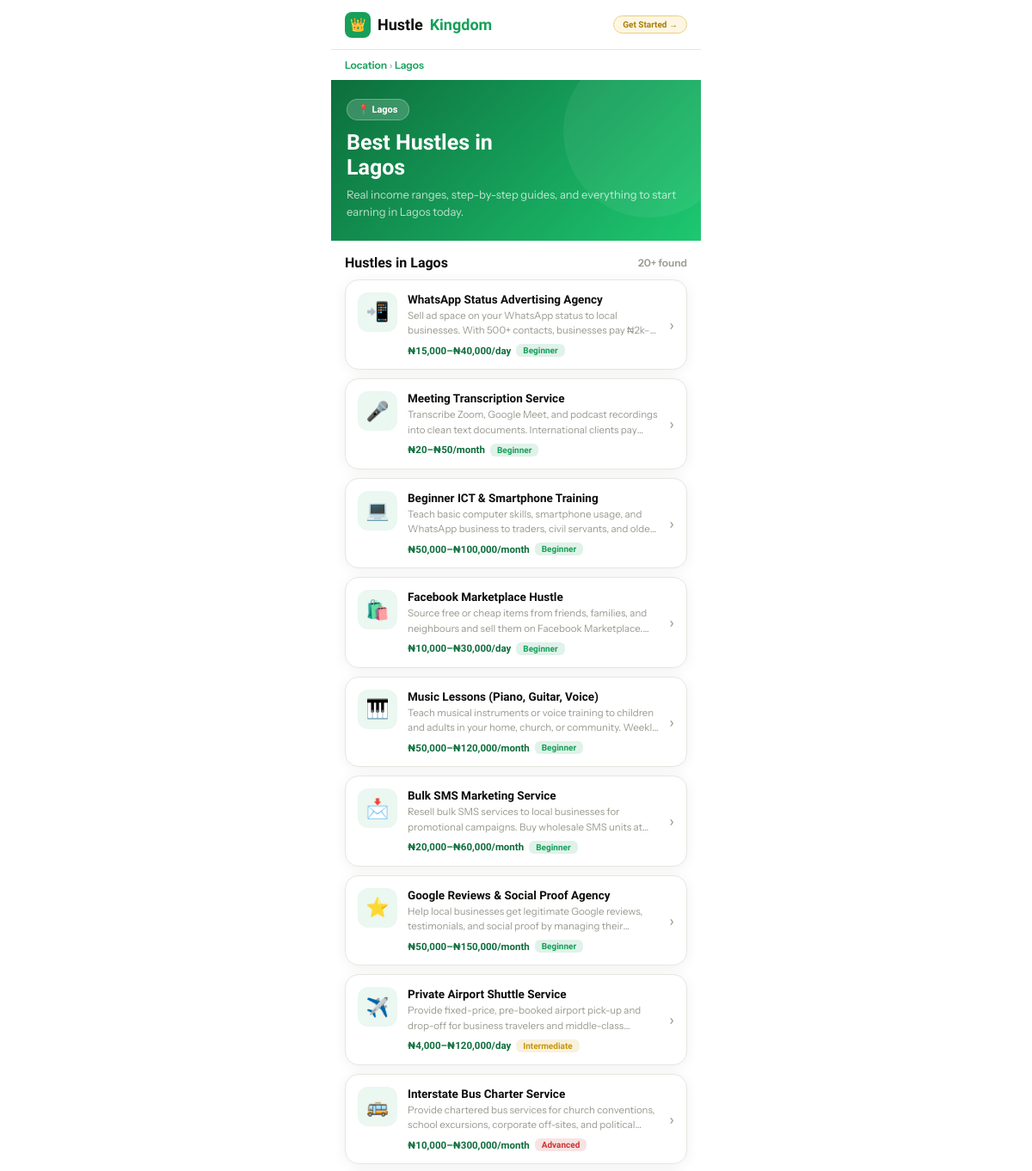
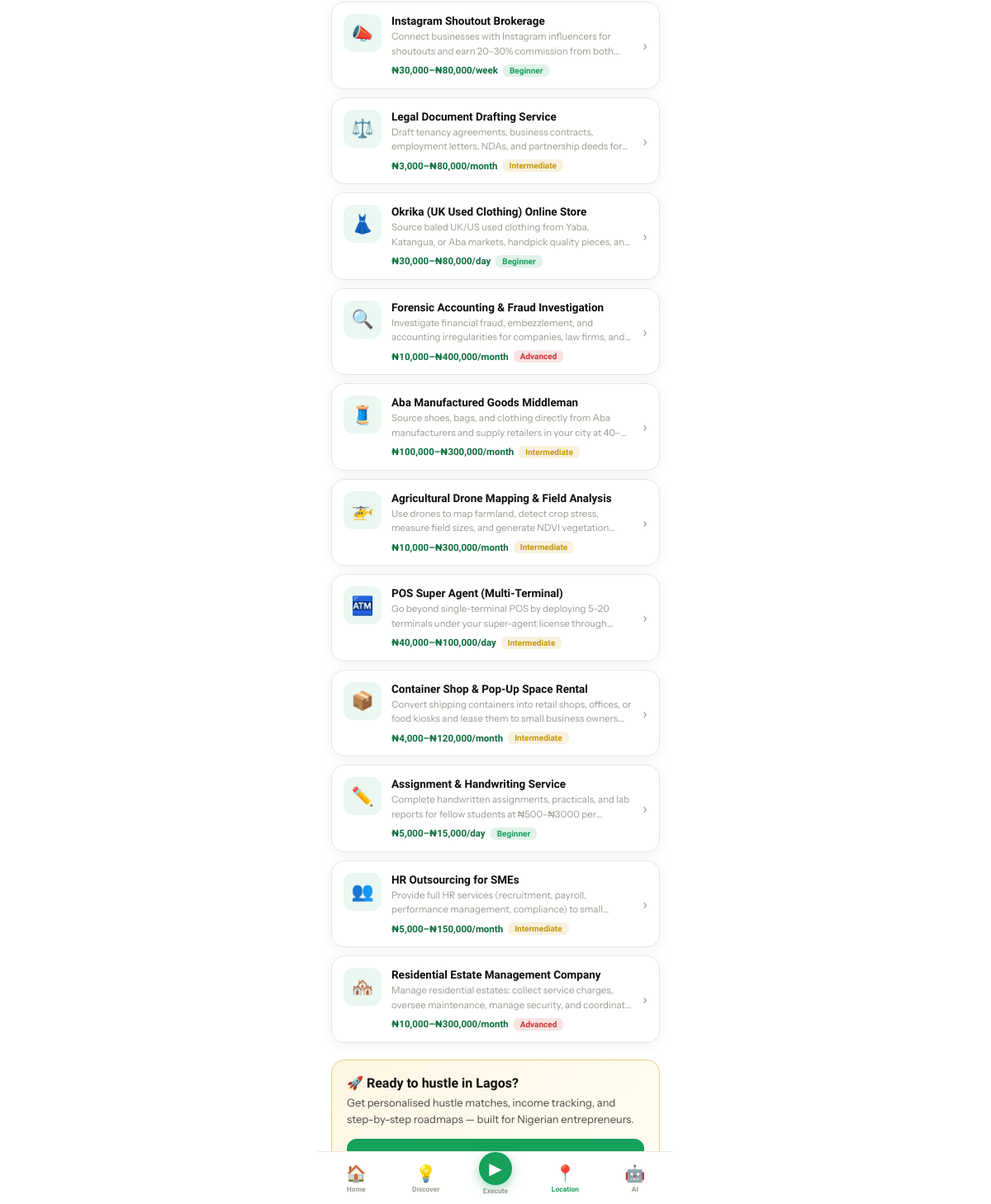
The app's page /location/lagos with its own data (2 pictures, top to bottom).
### tables this page shows
CREATE TABLE IF NOT EXISTS `hustles` (
  `id`              INT UNSIGNED     NOT NULL AUTO_INCREMENT,
  `name`            VARCHAR(150)     NOT NULL,
  `slug`            VARCHAR(191)     NOT NULL,
  `emoji`           VARCHAR(10)      NOT NULL DEFAULT '💼',
  `category`        VARCHAR(50)      NOT NULL,
  `description`     TEXT             NOT NULL,
  `income_min`      INT UNSIGNED     NOT NULL DEFAULT 0,
  `income_max`      INT UNSIGNED     NOT NULL DEFAULT 0,
  `income_period`   ENUM('day','week','month') NOT NULL DEFAULT 'month',
  `difficulty`      ENUM('beginner','intermediate','advanced') NOT NULL DEFAULT 'beginner',
  `capital_needed`  INT UNSIGNED     NOT NULL DEFAULT 0,
  `skills_needed`   JSON             DEFAULT NULL,
  `location_tags`   JSON             DEFAULT NULL,    
  `steps`           JSON             DEFAULT NULL,    
  `is_featured`     TINYINT(1)       NOT NULL DEFAULT 0,
  `is_active`       TINYINT(1)       NOT NULL DEFAULT 1,
  `view_count`      INT UNSIGNED     NOT NULL DEFAULT 0,
  `save_count`      INT UNSIGNED     NOT NULL DEFAULT 0,
  `created_at`      DATETIME         NOT NULL DEFAULT CURRENT_TIMESTAMP,
  `updated_at`      DATETIME         NOT NULL DEFAULT CURRENT_TIMESTAMP ON UPDATE CURRENT_TIMESTAMP,
  PRIMARY KEY (`id`),
  UNIQUE KEY `uq_slug`      (`slug`),
  KEY `idx_category`        (`category`),
  KEY `idx_featured`        (`is_featured`),
  KEY `idx_difficulty`      (`difficulty`),
  FULLTEXT KEY `ft_search`  (`name`, `description`)
);

### core/Auth.php (called while the page is built, shortened)
<?php
require_once dirname(__DIR__) . '/core/DB.php';
class Auth {
    private static ?array $cachedUser = null;
    public static function isLoggedIn(): bool {
        return isset($_SESSION['hk_uid']);
    }
    public static function user(): ?array {
        if (!self::isLoggedIn()) return null;
        $user = DB::one(
            'SELECT id, name, email, phone, city, state, avatar_emoji,
                    is_pro, pro_expires_at, ref_code, streak_count,
                    streak_last_date, created_at
             FROM users WHERE id = :id AND is_active = 1 LIMIT 1',
            [':id' => self::id()]
        );
        self::$cachedUser = $user ?: null;
        return self::$cachedUser;
    }
    public static function isPro(): bool {
        $user = self::user();
        if (!$user) return false;
        return strtotime($user['pro_expires_at']) > time();
    }
}

### core/DB.php (called while the page is built, shortened)
<?php
class DB {
    private static ?PDO $instance = null;
    public static function get(): PDO {
        if (self::$instance === null) {
            $dsn = sprintf(
                'mysql:host=%s;port=%d;dbname=%s;charset=%s',
                DB_HOST, DB_PORT, DB_NAME, DB_CHARSET
            );
            try {
                self::$instance = new PDO($dsn, DB_USER, DB_PASS, [
                    PDO::ATTR_ERRMODE            => PDO::ERRMODE_EXCEPTION,
                    PDO::ATTR_DEFAULT_FETCH_MODE => PDO::FETCH_ASSOC,
                    PDO::ATTR_EMULATE_PREPARES   => false,
                    PDO::ATTR_PERSISTENT         => false,
                ]);
            } catch (PDOException $e) {
                if (APP_DEBUG) {
                    throw new RuntimeException('DB connection failed: ' . $e->getMessage());
                }
                http_response_code(503);
                die(json_encode(['error' => 'Service temporarily unavailable.']));
            }
        }
        return self::$instance;
    }
    public static function query(string $sql, array $params = []): array {
        $stmt = self::get()->prepare($sql);
        $stmt->execute($params);
        return $stmt->fetchAll();
    }
}

### pages/location.php (the view, shortened to what this page needs)
<?php
require_once HK_ROOT . '/core/DB.php';
require_once HK_ROOT . '/core/Auth.php';
$user  = Auth::isLoggedIn() ? Auth::user() : null;
$isPro = Auth::isPro();
$rawState = trim($_GET['state'] ?? '');
$rawCity  = trim($_GET['city']  ?? '');
$state = ucwords(str_replace('-', ' ', $rawState));
$city  = ucwords(str_replace('-', ' ', $rawCity));
$isStatePage = !empty($state) && isset($STATES[$state]);
$statehustles = [];
$locationLabel = $state ?: 'Nigeria';
if ($isStatePage) {
    $locationLabel = $city && $city !== $state ? "$city, $state" : $state;
    try {
        $statehustles = DB::query(
            "SELECT id, name, slug, emoji, category, description,
                    income_min, income_max, income_period, difficulty,
                    skills_needed, capital_needed, location_tags, is_featured
             FROM hustles
             WHERE is_active = 1
               AND (
                   JSON_CONTAINS(location_tags, :state)
                   OR JSON_CONTAINS(location_tags, '\"Online\"')
                   OR JSON_CONTAINS(location_tags, '\"All Nigeria\"')
               )
             ORDER BY is_featured DESC, save_count DESC
             LIMIT 20",
            [':state' => json_encode($state)]
        );
    } catch (\Exception $e) {
        try {
            $statehustles = DB::query("SELECT id, name, slug, emoji, category, description, income_min, income_max, income_period, difficulty, capital_needed FROM hustles WHERE is_active=1 ORDER BY is_featured DESC, save_count DESC LIMIT 20", []);
        } catch (\Exception $e2) { $statehustles = []; }
    }
}
function stateSlug(string $name): string {
    return strtolower(str_replace([' ', '(', ')'], ['-', '', ''], $name));
}
function diffColorLoc(string $d): string {
    return match($d) { 'beginner'=>'#16a05a', 'intermediate'=>'#c8960a', 'advanced'=>'#cc3333', default=>'#9a9a92' };
}
function incomeRangeLoc(array $h): string {
    $min = number_format((int)($h['income_min'] ?? 0));
    $max = number_format((int)($h['income_max'] ?? 0));
    return "₦{$min}–₦{$max}/" . ($h['income_period'] ?? 'month');
}
?>
<!DOCTYPE html>
<html lang="en">
<head>
</head>
<body>
<nav class="topnav">
  <a href="<?= APP_URL ?>/" class="nav-brand">
    <div class="nav-logo-box">👑</div>
    Hustle<em>Kingdom</em>
  </a>
  <div class="nav-r">
    <?php if ($user): ?>
      <?php if ($isPro): ?><span class="pro-chip">⭐ PRO</span><?php else: ?><a href="<?= APP_URL ?>/upgrade" class="pro-chip">Go Pro →</a><?php endif; ?>
      <button class="nav-bell">🔔<span class="nav-bell-dot"></span></button>
      <a href="<?= APP_URL ?>/dashboard" class="nav-avatar"><?= htmlspecialchars($user['avatar_emoji'] ?? '👤') ?></a>
    <?php else: ?>
      <a href="<?= APP_URL ?>/auth/register" class="pro-chip">Get Started →</a>
    <?php endif; ?>
  </div>
</nav>
<?php if ($isStatePage): ?>
<div class="breadcrumb">
  <a href="<?= APP_URL ?>/location">Location</a> ›
  <a href="<?= APP_URL ?>/location/<?= stateSlug($state) ?>"><?= htmlspecialchars($state) ?></a>
</div>
<div class="hero hero-state">
  <div class="hero-chip">📍 <?= htmlspecialchars($locationLabel) ?></div>
  <div class="hero-title">Best Hustles in<br/><?= htmlspecialchars($locationLabel) ?></div>
  <div class="hero-sub">Real income ranges, step-by-step guides, and everything to start earning in <?= htmlspecialchars($state) ?> today.</div>
</div>
<div class="sec-head">
  <div class="sec-title">Hustles in <?= htmlspecialchars($locationLabel) ?></div>
  <div class="sec-count"><?= count($statehustles) ?>+ found</div>
</div>
<div class="hustle-list-loc">
  <?php if (empty($statehustles)): ?>
    <div style="text-align:center;padding:40px 16px;color:var(--text3);">
      <div style="font-size:40px;margin-bottom:12px;">🔍</div>
      <div style="font-family:'Bricolage Grotesque',sans-serif;font-size:16px;font-weight:800;color:var(--text2);margin-bottom:6px;">No hustles yet for <?= htmlspecialchars($locationLabel) ?></div>
      <p style="font-size:13px;">We're adding more daily. <a href="<?= APP_URL ?>/hustles" style="color:var(--green);font-weight:700;">Browse all hustles →</a></p>
    </div>
  <?php else: ?>
    <?php foreach ($statehustles as $h): ?>
      <a href="<?= APP_URL ?>/hustle/<?= htmlspecialchars($h['slug']) ?>" class="hcard-loc">
        <div class="hcard-icon"><?= htmlspecialchars($h['emoji']) ?></div>
        <div class="hcard-body">
          <div class="hcard-title"><?= htmlspecialchars($h['name']) ?></div>
          <div class="hcard-desc"><?= htmlspecialchars($h['description']) ?></div>
          <div class="hcard-meta">
            <span class="hcard-income"><?= incomeRangeLoc($h) ?></span>
            <span class="diff-badge" style="background:<?= diffColorLoc($h['difficulty']) ?>22;color:<?= diffColorLoc($h['difficulty']) ?>;"><?= ucfirst($h['difficulty']) ?></span>
          </div>
        </div>
        <div class="hcard-arr">›</div>
      </a>
    <?php endforeach; ?>
  <?php endif; ?>
</div>
<div class="cta-banner">
  <div class="cta-title">🚀 Ready to hustle in <?= htmlspecialchars($locationLabel) ?>?</div>
  <div class="cta-sub">Get personalised hustle matches, income tracking, and step-by-step roadmaps — built for Nigerian entrepreneurs.</div>
  <a href="<?= APP_URL ?>/auth/register" class="cta-btn">Join Free → Start Earning</a>
</div>
<?php endif; ?>
<div style="height:16px;"></div>
<nav class="botnav">
  <a href="<?= APP_URL ?>/" class="bnav"><div class="bni">🏠</div><div class="bnl">Home</div></a>
  <a href="<?= APP_URL ?>/hustles" class="bnav"><div class="bni">💡</div><div class="bnl">Discover</div></a>
  <a href="<?= APP_URL ?>/execute" class="bnav-ctr">
    <div class="bnav-ctr-icon">▶</div>
    <div class="bnl" style="font-size:8.5px;font-weight:700;font-family:'Bricolage Grotesque',sans-serif;color:var(--text3);">Execute</div>
  </a>
  <a href="<?= APP_URL ?>/location" class="bnav active"><div class="bni">📍</div><div class="bnl">Location</div></a>
  <a href="<?= APP_URL ?>/ai" class="bnav"><div class="bni">🤖</div><div class="bnl">AI</div></a>
</nav>
</body>
</html>

### records on screen
hustles: emoji "📲", name "WhatsApp Status Advertising Agency", description "Sell ad space on your WhatsApp status to local businesses. With 500+ contacts, businesses…", incomeRangeLoc($h) "₦15,000–₦40,000/day", difficulty "Beginner"
hustles: emoji "🎤", name "Meeting Transcription Service", description "Transcribe Zoom, Google Meet, and podcast recordings into clean text documents. International clients…", incomeRangeLoc($h) "₦20–₦50/month", difficulty "Beginner"
hustles: emoji "💻", name "Beginner ICT & Smartphone Training", description "Teach basic computer skills, smartphone usage, and WhatsApp business to traders, civil servants, and…", incomeRangeLoc($h) "₦50,000–₦100,000/month", difficulty "Beginner"
hustles: emoji "🛍️", name "Facebook Marketplace Hustle", description "Source free or cheap items from friends, families, and neighbours and sell them on Facebook…", incomeRangeLoc($h) "₦10,000–₦30,000/day", difficulty "Beginner"
hustles: emoji "🎹", name "Music Lessons (Piano, Guitar, Voice)", description "Teach musical instruments or voice training to children and adults in your home, church, or community.…", incomeRangeLoc($h) "₦50,000–₦120,000/month", difficulty "Beginner"
hustles: emoji "📩", name "Bulk SMS Marketing Service", description "Resell bulk SMS services to local businesses for promotional campaigns. Buy wholesale SMS units…", incomeRangeLoc($h) "₦20,000–₦60,000/month", difficulty "Beginner"
hustles: emoji "⭐", name "Google Reviews & Social Proof Agency", description "Help local businesses get legitimate Google reviews, testimonials, and social proof by managing…", incomeRangeLoc($h) "₦50,000–₦150,000/month", difficulty "Beginner"
hustles: emoji "✈️", name "Private Airport Shuttle Service", description "Provide fixed-price, pre-booked airport pick-up and drop-off for business travelers and…", incomeRangeLoc($h) "₦4,000–₦120,000/day", difficulty "Intermediate"
hustles: emoji "🚌", name "Interstate Bus Charter Service", description "Provide chartered bus services for church conventions, school excursions, corporate off-sites, and…", incomeRangeLoc($h) "₦10,000–₦300,000/month", difficulty "Advanced"
hustles: emoji "📣", name "Instagram Shoutout Brokerage", description "Connect businesses with Instagram influencers for shoutouts and earn 20–30% commission from…", incomeRangeLoc($h) "₦30,000–₦80,000/week", difficulty "Beginner"
hustles: emoji "⚖️", name "Legal Document Drafting Service", description "Draft tenancy agreements, business contracts, employment letters, NDAs, and partnership deeds…", incomeRangeLoc($h) "₦3,000–₦80,000/month", difficulty "Intermediate"
hustles: emoji "👗", name "Okrika (UK Used Clothing) Online Store", description "Source baled UK/US used clothing from Yaba, Katangua, or Aba markets, handpick quality pieces,…", incomeRangeLoc($h) "₦30,000–₦80,000/day", difficulty "Beginner"
hustles: emoji "🔍", name "Forensic Accounting & Fraud Investigation", description "Investigate financial fraud, embezzlement, and accounting irregularities for companies, law firms,…", incomeRangeLoc($h) "₦10,000–₦400,000/month", difficulty "Advanced"
hustles: emoji "🧵", name "Aba Manufactured Goods Middleman", description "Source shoes, bags, and clothing directly from Aba manufacturers and supply retailers in your city…", incomeRangeLoc($h) "₦100,000–₦300,000/month", difficulty "Intermediate"
hustles: emoji "🚁", name "Agricultural Drone Mapping & Field Analysis", description "Use drones to map farmland, detect crop stress, measure field sizes, and generate NDVI…", incomeRangeLoc($h) "₦10,000–₦300,000/month", difficulty "Intermediate"
hustles: emoji "🏧", name "POS Super Agent (Multi-Terminal)", description "Go beyond single-terminal POS by deploying 5–20 terminals under your super-agent license…", incomeRangeLoc($h) "₦40,000–₦100,000/day", difficulty "Intermediate"
hustles: emoji "📦", name "Container Shop & Pop-Up Space Rental", description "Convert shipping containers into retail shops, offices, or food kiosks and lease them to small business…", incomeRangeLoc($h) "₦4,000–₦120,000/month", difficulty "Intermediate"
hustles: emoji "✏️", name "Assignment & Handwriting Service", description "Complete handwritten assignments, practicals, and lab reports for fellow students at ₦500–₦3000…", incomeRangeLoc($h) "₦5,000–₦15,000/day", difficulty "Beginner"
hustles: emoji "👥", name "HR Outsourcing for SMEs", description "Provide full HR services (recruitment, payroll, performance management, compliance) to…", incomeRangeLoc($h) "₦5,000–₦150,000/month", difficulty "Intermediate"
hustles: emoji "🏘️", name "Residential Estate Management Company", description "Manage residential estates: collect service charges, oversee maintenance, manage security, and…", incomeRangeLoc($h) "₦10,000–₦300,000/month", difficulty "Advanced"

### other values on screen
$state "Lagos"
$locationLabel "Lagos"
count($statehustles) "20"
